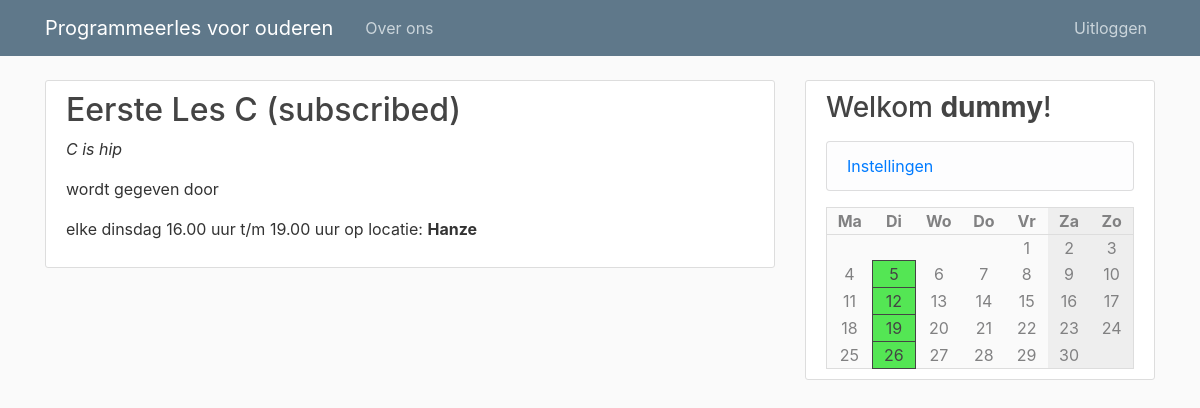
The app's page / (signed in) with its own data.
### pgmles/models.py (models this page shows, shortened)
class Course(db.Model):
    id = db.Column(db.Integer, primary_key=True)
    name = db.Column(db.String(100), nullable=False)
    description = db.Column(db.Text, nullable=False)
    teacher_id = db.Column(db.Integer, db.ForeignKey('user.id'), nullable=False)
    weekday = db.Column(db.Integer, nullable=False)
    start = db.Column(db.String(10), nullable=False, default=datetime.utcnow)
    end = db.Column(db.String(10), nullable=False, default=datetime.utcnow)
    location = db.Column(db.String(120), nullable=False)

class User(db.Model, UserMixin):
    id = db.Column(db.Integer, primary_key=True)
    type = db.Column(db.String(6), nullable=False, default="client")
    username = db.Column(db.String(20), unique=True, nullable=False)
    email = db.Column(db.String(120), unique=True, nullable=False)
    image_file = db.Column(db.String(20), nullable=False, default='default.jpg')
    password = db.Column(db.String(60), nullable=False)

### pgmles/routes.py (the view)
@app.route("/")
def index():
    courses = Course.query.all()
    subscriptions = []
    teachers = User.query.filter_by(type='teacher')
    if current_user.is_authenticated:
        subscriptions = [ cm.course_id for cm in CourseMember.query.filter_by(user_id=current_user.id) ]
    return render_template('index.html', calendar=make_calendar(), courses=courses, subs=subscriptions, teachers=teachers)

### pgmles/models.py (called while the page is built)
@login_manager.user_loader
def load_user(user_id):
    return User.query.get(int(user_id))

### pgmles/routes.py (called while the page is built)
def make_calendar():
    weekdays = list(enumerate(['Ma', 'Di', 'Wo', 'Do', 'Vr', 'Za', 'Zo']))
    courses = [ None, None, None, None, None, None, None ]
    if current_user.is_authenticated:
        subscriptions = [ cm.course_id for cm in CourseMember.query.filter_by(user_id=current_user.id) ]
        courses = [ ' +\n'.join([ c.name for c in Course.query.filter_by(weekday=i) if c.id in subscriptions ]) for i in range(7) ]
    today = datetime.today()
    m = Month()
    rows = []
    for days in m.monthdayscalendar(today.year, today.month):
        rows.append([ (i, d, courses[i]) for i, d in enumerate(days) ])
    return { 'weekdays': weekdays, 'rows': rows }

### pgmles/templates/index.html
{% extends "layout.html" %}
{% block content %}
    {% for course in courses %}
        <article class="media content-section">
          <div class="media-body">
            <h2><a class="article-title" href="{{url_for('course', course_id=course.id)}}">
              {{ course.name }}
              {{ '(subscribed)' if course.id in subs }}
            </a></h2>
            <p><i>{{ course.description }}</i></p>
            <p>wordt gegeven door {% for teacher in teachers if teacher.id == course.teacher_id %}{{ teacher.username  }},{% endfor %}</p>
            <p>elke {{ ['maandag', 'dinsdag', 'woensdag', 'donderdag', 'vrijdag', 'zaterdag', 'zondag'][course.weekday] }} {{ course.start }} uur t/m {{ course.end }} uur op locatie: <b>{{ course.location }}</b></p>
          </div>
        </article>
    {% endfor %}
{% endblock content %}

### pgmles/templates/layout.html (shortened to what this page needs)
<!DOCTYPE html>
<html>
<head>
    <link rel="stylesheet" href="https://maxcdn.bootstrapcdn.com/bootstrap/4.0.0/css/bootstrap.min.css">
    <link rel="stylesheet" type="text/css" href="{{ url_for('static', filename='main.css') }}">
</head>
<body>
    <header class="site-header">
      <nav class="navbar navbar-expand-md navbar-dark bg-steel fixed-top">
        <div class="container">
          <a class="navbar-brand mr-4" href="/">Programmeerles voor ouderen</a>
          <div class="collapse navbar-collapse" id="navbarToggle">
            <div class="navbar-nav mr-auto">
              <a class="nav-item nav-link" href="/about">Over ons</a>
            </div>
            <div class="navbar-nav">
              {% if current_user.is_authenticated %}
                <a class="nav-item nav-link" href="{{ url_for('logout') }}">Uitloggen</a>
              {% else %}
                <a class="nav-item nav-link" href="{{ url_for('login') }}">Inloggen</a>
                <a class="nav-item nav-link" href="{{ url_for('register') }}">Registeren</a>
              {% endif %}
            </div>
          </div>
        </div>
      </nav>
    </header>
    <main role="main" class="container">
      <div class="row">
        <div class="col-md-8">
          {% block content %}{% endblock %}
        </div>
        <div class="col-md-4">
          <div class="content-section">
            <h3>Welkom <b>{{ current_user.username if current_user.is_authenticated else 'gast' }}</b>!</h3>
            {% if current_user.is_authenticated %}
            <p class='text-muted'>
              <ul class="list-group">
                <li class="list-group-item list-group-item-light"><a href="{{ url_for('account') }}">Instellingen</a></li>
              </ul>
            </p>
            {% endif %}
            <table class='calendar'>
              <tr>
                {% for d, day in calendar['weekdays'] %}
                  <th class="{{ 'weekend' if d >= 5 }}">{{ day }}</th>
                {% endfor %}
              </tr>
              {% for row in calendar['rows'] %}
                <tr>
                  {% for d, day, course in row %}
                      <td class="{{ 'weekend' if d >= 5 }} {{ 'course' if course and day }}">
                        {{ day if day }}
                      </td>
                  {% endfor %}
                </tr>
             {% endfor %}
            </table>
          </div>
        </div>
      </div>
    </main>
</body>
</html>

### pgmles/static/main.css (style rules this page uses)
body { background: #fafafa; color: #333333; margin-top: 5rem; }
h1, h2, h3, h4, h5, h6 { color: #444444; }
.bg-steel { background-color: #5f788a; }
.site-header .navbar-nav .nav-link { color: #cbd5db; }
.content-section { background: #ffffff; padding: 10px 20px; border: 1px solid #dddddd; border-radius: 3px; margin-bottom: 20px; }
.article-title { color: #444444; }
.calendar { background-color: #fafafa; width: 100%; color: #818182; border: #dddddd solid 1px; }
.calendar .weekend { background-color: #eee; }
.calendar th { border-bottom: #ddd solid 1px; }
.calendar th, td { text-align: center; width: 100px; position: relative; }
.calendar .course { background: rgb(84, 230, 84); border: #444 solid 1px; color: #444 }

### records on screen
Course: name "Eerste Les C", id "(subscribed)", description "C is hip", weekday "dinsdag", start "16.00", end "19.00", location "Hanze", teacher "5", day "12", day "19", day "26"
User: username "dummy"

### other values on screen
{{ day }} "Ma" "Di" "Wo" "Do" "Vr" "Za" "Zo"
{{ day if day }} "1" "2" "3" "4" "6" "7" "8" "9" "10" "11" "13" "14" "15" "16" "17" "18" "20" "21" "22" "23" "24" "25" "27" "28" "29" "30"
